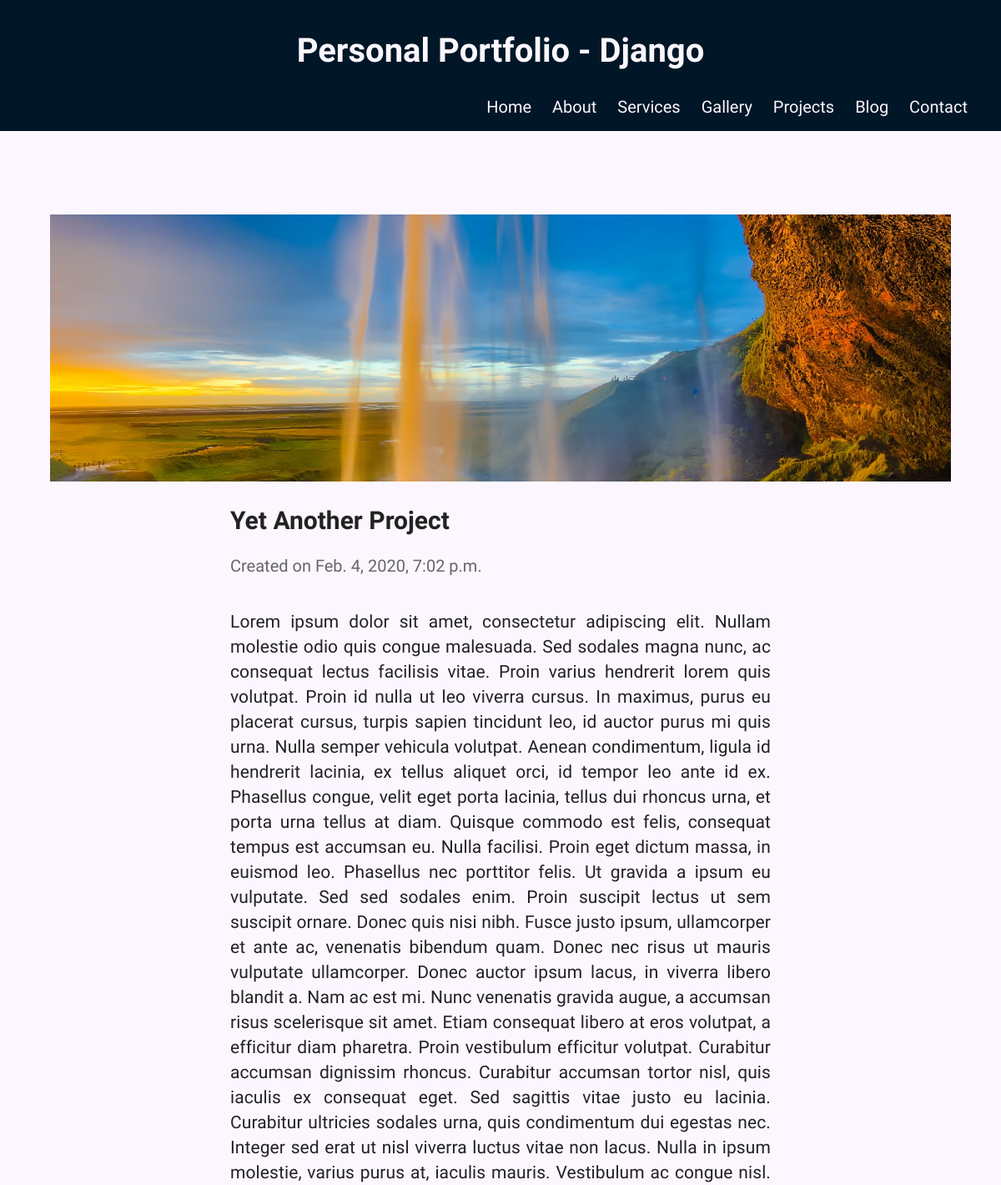
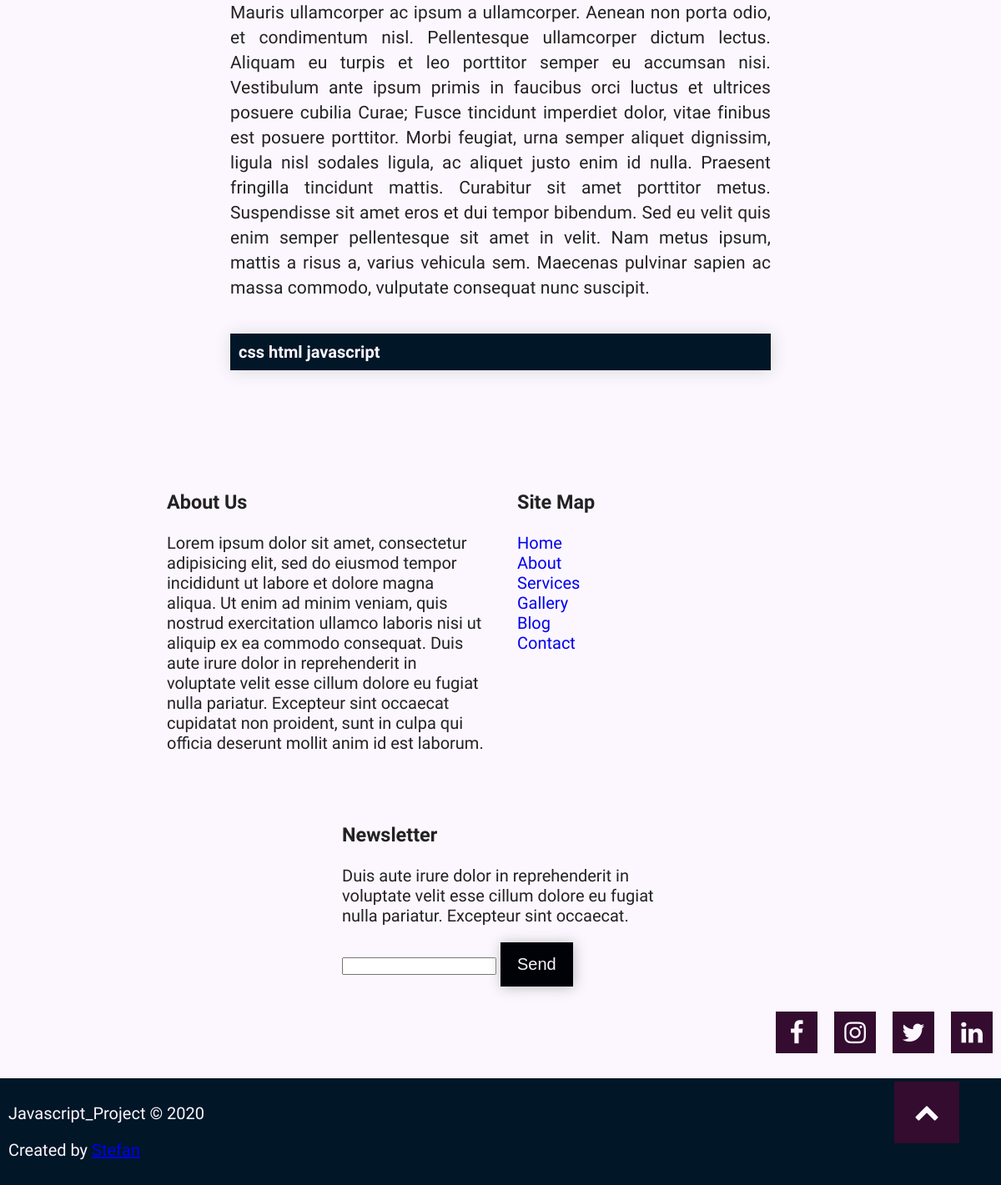
/projects/1/, run on the app's committed database (2 pictures, top to bottom).
### projects/models.py (models this page shows, shortened)
class Project(models.Model):
	title = models.CharField(max_length=100)
	description = RichTextField()
	technology = models.CharField(max_length=20)
	screenshot = models.ImageField(default='default.png', blank=True)
	created_on = models.DateTimeField(auto_now_add=True)
	modified_on = models.DateTimeField(auto_now=True)

### projects/views.py (the view)
# urls.py: path('<int:pk>/', views.project_detail, name='detail'),
def project_detail(request, pk):
	project = Project.objects.get(pk=pk)
	context = {
		'project': project
	}
	return render(request, 'projects/project_detail.html', context)

### projects/templates/projects/project_detail.html
{% extends 'base.html' %}
{% block body_class %}defpage_body{% endblock %}
{% block head_class %}defpage_head{% endblock %}
{% block content %}
<div class="prdetail-container">
	<div class="singleproject-wrapper">
		<div class="singleproject">
			<div class="thumb">
				<img src="{{ project.screenshot.url }}">
			</div>
			<div class="content">
				<h2 class="title">{{ project.title }}</h2>
				<p class="meta">Created on <span>{{ project.created_on }}</span></p>
				<p class="description">{{ project.description|safe }}</p>
				<p class="tech">{{ project.technology }}</p>
			</div>
		</div>
	</div>
</div>
{% endblock %}

### assets/css/base.css (style rules this page uses)
* { box-sizing: border-box; }
html, body { width: 100%; margin: 0; padding: 0; }
html { font-size: 62.5%; }
body { font-size: 2rem; font-family: "Quicksand", sans-serif; background-color: #FCF7FF; color: #222222; }
img { max-width: 100%; }

### assets/css/mystyle.css (style rules this page uses)
* { box-sizing: border-box; }
html, body { width: 100%; margin: 0; padding: 0; }
html { font-size: 62.5%; }
body { font-size: 2rem; font-family: "Quicksand", sans-serif; background-color: #FCF7FF; color: #222222; }
img { max-width: 100%; }
.singleproject-wrapper .singleproject .content .description, .blogindex-container .posts-wrapper .post .content .body, .singlepost .content p { line-height: 3rem; letter-spacing: 0.01rem; font-size: 105%; text-align: justify; }
.singleproject-wrapper { width: 90%; margin: 0 auto; }
.singleproject-wrapper .singleproject .thumb img { height: 40vh; width: 100%; object-fit: cover; }
.singleproject-wrapper .singleproject .content { width: 60%; margin: 0 auto; }
.singleproject-wrapper .singleproject .content .title { text-transform: capitalize; }
.singleproject-wrapper .singleproject .content .description { margin: 4rem auto; }
.singleproject-wrapper .singleproject .content .tech { padding: 1rem; background-color: #011627; color: #FCF7FF; font-weight: bold; box-shadow: 1px 1px 20px 0 #d8d8d8; }
.singleproject-wrapper .singleproject .content .meta { color: #666; }

### data on the page
Project: screenshot (picture), title "Yet Another Project", created_on "Feb. 4, 2020, 7:02 p.m.", description "Lorem ipsum dolor sit amet, consectetur adipiscing elit. Nullam molestie odio quis congue malesuada. Sed sodales magna nunc, ac consequat lectus facilisis vitae. Proin varius hendrerit lorem quis volutpat. Proin id nulla ut leo viverra cursus. In maximus, purus eu placerat cursus, turpis sapien tincidunt leo, id auctor purus mi quis urna. Nulla semper vehicula volutpat. Aenean condimentum, ligula id hendrerit lacinia, ex tellus aliquet orci, id tempor leo ante id ex. Phasellus congue, velit eget porta lacinia, tellus dui rhoncus urna, et porta urna tellus at diam. Quisque commodo est felis, consequat tempus est accumsan eu. Nulla facilisi. Proin eget dictum massa, in euismod leo. Phasellus…", technology "css html javascript"
